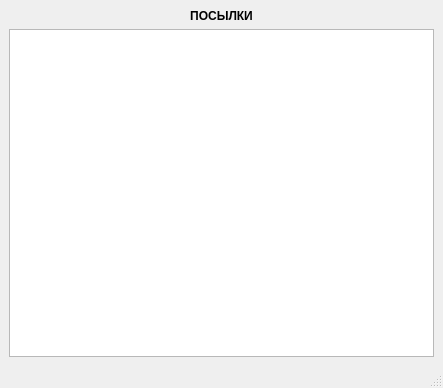
<?xml version="1.0" encoding="UTF-8"?>
<ui version="4.0">
 <class>MainWindow</class>
 <widget class="QMainWindow" name="MainWindow">
  <property name="geometry">
   <rect>
    <x>0</x>
    <y>0</y>
    <width>443</width>
    <height>388</height>
   </rect>
  </property>
  <property name="windowTitle">
   <string>MainWindow</string>
  </property>
  <widget class="QWidget" name="centralwidget">
   <layout class="QVBoxLayout" name="verticalLayout_2">
    <item>
     <layout class="QVBoxLayout" name="verticalLayout">
      <item>
       <widget class="QLabel" name="label">
        <property name="font">
         <font>
          <weight>75</weight>
          <bold>true</bold>
         </font>
        </property>
        <property name="text">
         <string>ПОСЫЛКИ</string>
        </property>
        <property name="alignment">
         <set>Qt::AlignCenter</set>
        </property>
       </widget>
      </item>
      <item>
       <widget class="QTableWidget" name="tableWidget"/>
      </item>
     </layout>
    </item>
   </layout>
  </widget>
  <widget class="QMenuBar" name="menubar">
   <property name="geometry">
    <rect>
     <x>0</x>
     <y>0</y>
     <width>443</width>
     <height>21</height>
    </rect>
   </property>
  </widget>
  <widget class="QStatusBar" name="statusbar"/>
 </widget>
 <resources/>
 <connections/>
</ui>
